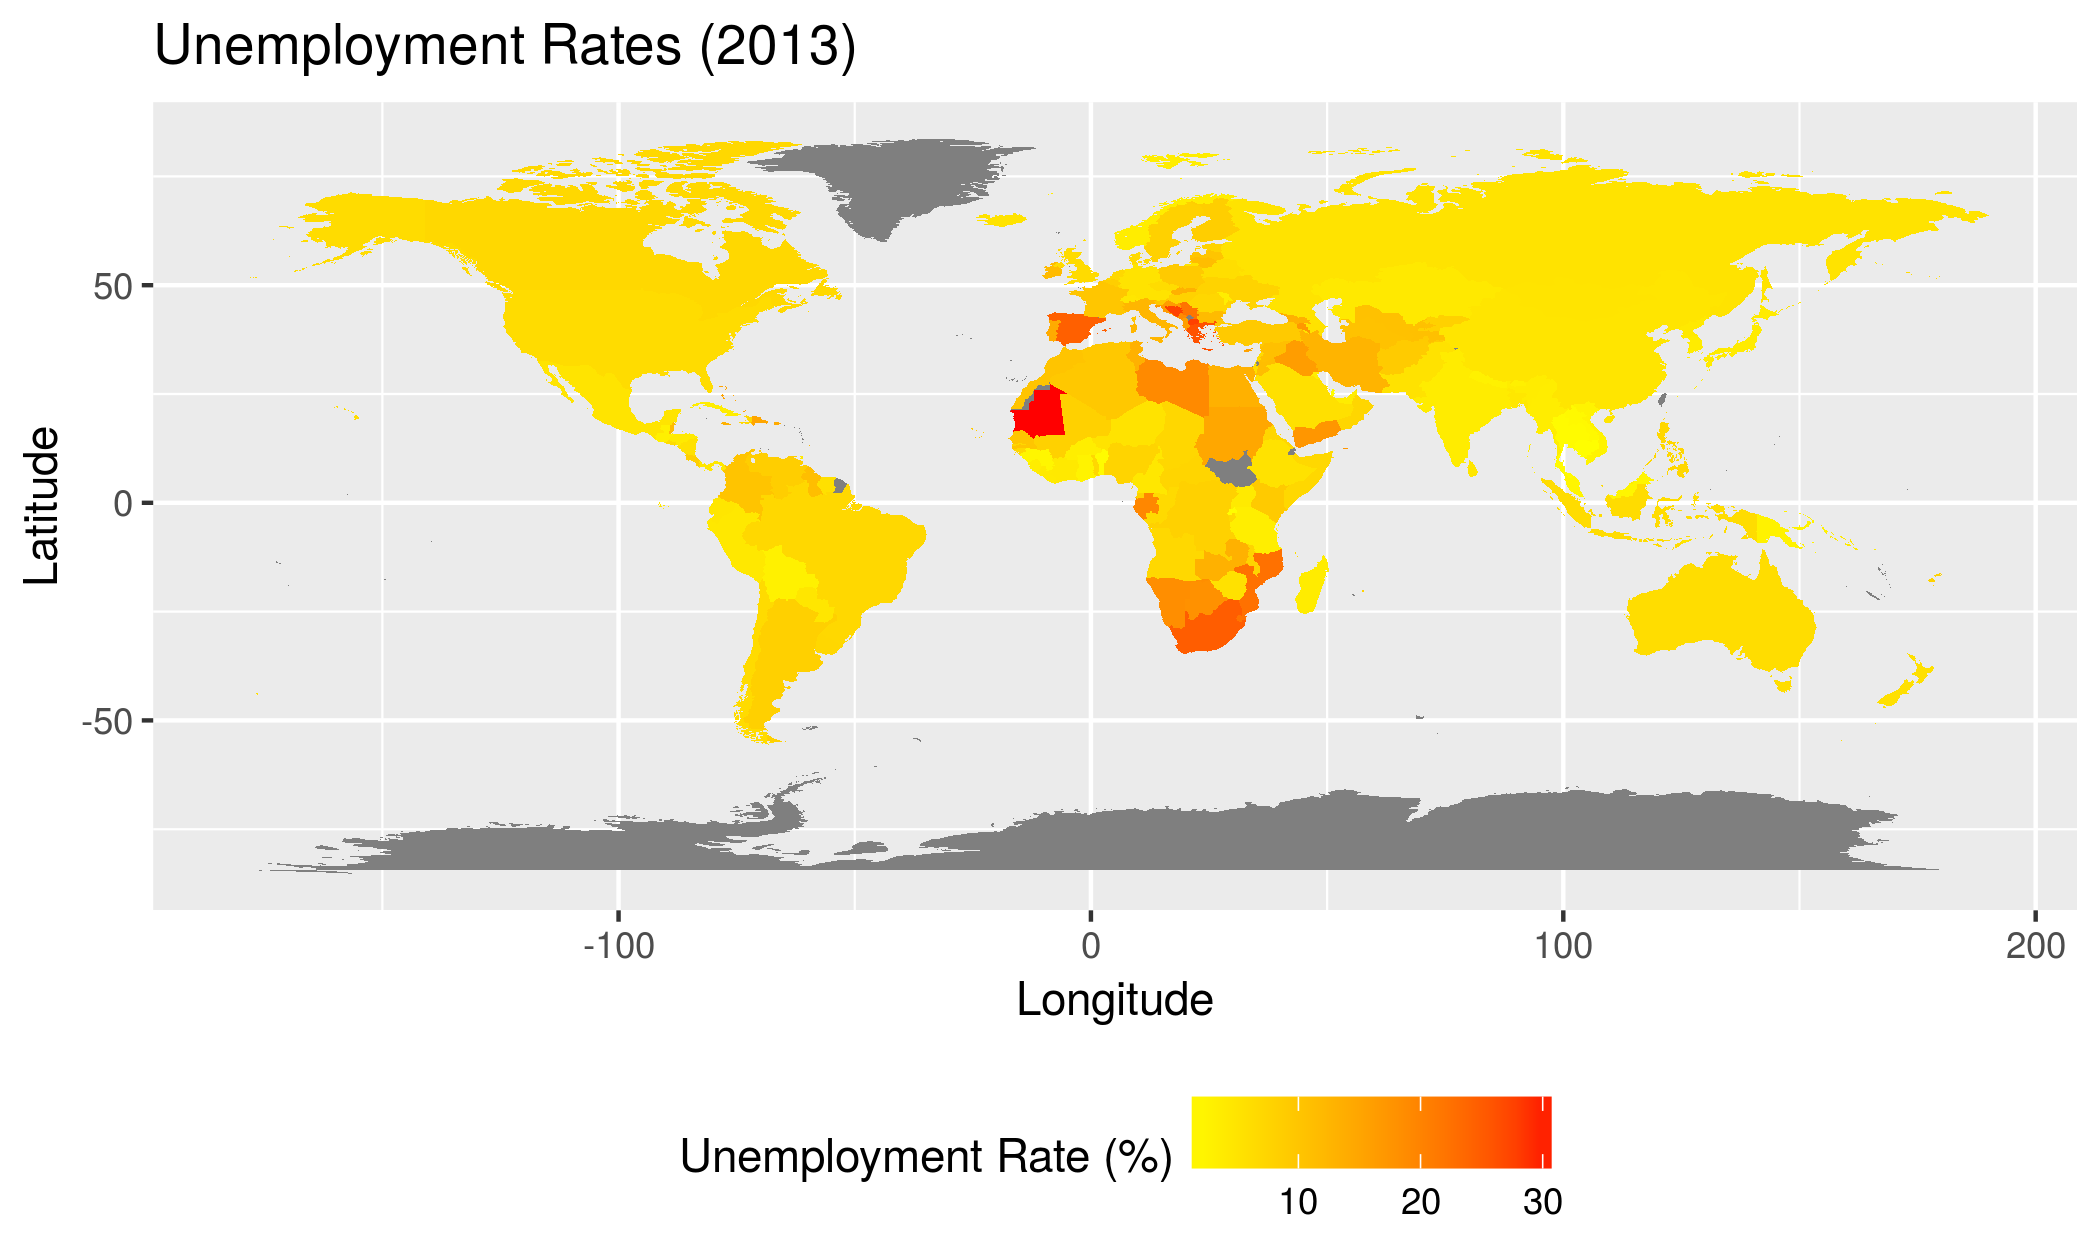

Generate this figure with R:

   


library(data.table, warn.conflicts = FALSE, quietly = TRUE)
library(dplyr, warn.conflicts = FALSE, quietly = TRUE)
library(dtplyr, warn.conflicts = FALSE, quietly = TRUE)
library(ggplot2, warn.conflicts = FALSE, quietly = TRUE)
library(tidyr, warn.conflicts = FALSE, quietly = TRUE)
library(maps, warn.conflicts = FALSE, quietly = TRUE)

# df <- fread("/home/andrea/StatApp/StatApp_test/Indicators.csv")

###What can the World Development Indicator dataset tell us about unemployment?

####Where in the world are unemployment rates the highest?


# Correction thanks to Ben Hamner
correction <- c("Antigua and Barbuda"="Antigua", "Bahamas, The"="Bahamas", "Brunei Darussalam"="Brunei", "Cabo Verde"="Cape Verde", "Congo, Dem. Rep."="Democratic Republic of the Congo", "Congo, Rep."="Republic of Congo", "Cote d'Ivoire"="Ivory Coast", "Egypt, Arab Rep."="Egypt", "Faeroe Islands"="Faroe Islands", "Gambia, The"="Gambia", "Iran, Islamic Rep."="Iran", "Korea, Dem. Rep."="North Korea", "Korea, Rep."="South Korea", "Kyrgyz Republic"="Kyrgyzstan", "Lao PDR"="Laos", "Macedonia, FYR"="Macedonia", "Micronesia, Fed. Sts."="Micronesia", "Russian Federation"="Russia", "Slovak Republic"="Slovakia", "St. Lucia"="Saint Lucia", "St. Martin (French part)"="Saint Martin", "St. Vincent and the Grenadines"="Saint Vincent", "Syrian Arab Republic"="Syria", "Trinidad and Tobago"="Trinidad", "United Kingdom"="UK", "United States"="USA", "Venezuela, RB"="Venezuela", "Virgin Islands (U.S.)"="Virgin Islands", "Yemen, Rep."="Yemen")

for (c in names((correction))) {
   df[df$CountryName==c,"CountryName"] = correction[c]
}

ue2013<-df %>%
   filter(Year==2014
          & IndicatorCode =="SL.UEM.TOTL.ZS")

map.world <- merge(map_data(map="world"),
                   select(ue2013,CountryName,Value),
                   by.x='region',
                   by.y='CountryName',
                   all.x=TRUE,
                   fill=0)
map.world <- map.world[order(map.world$order),]

p <- ggplot(map.world) +
   geom_map(map=map.world, aes(map_id=region, x=long, y=lat, fill=Value)) +
   scale_fill_gradient(low ="yellow",high="red",guide="colourbar",name="Unemployment Rate (%)")+
   labs(title="Unemployment Rates (2013)",x="Longitude",y="Latitude")+
   theme(legend.position="bottom")

ggsave("unemploy.png", p, width=7, height=4, units="in")


